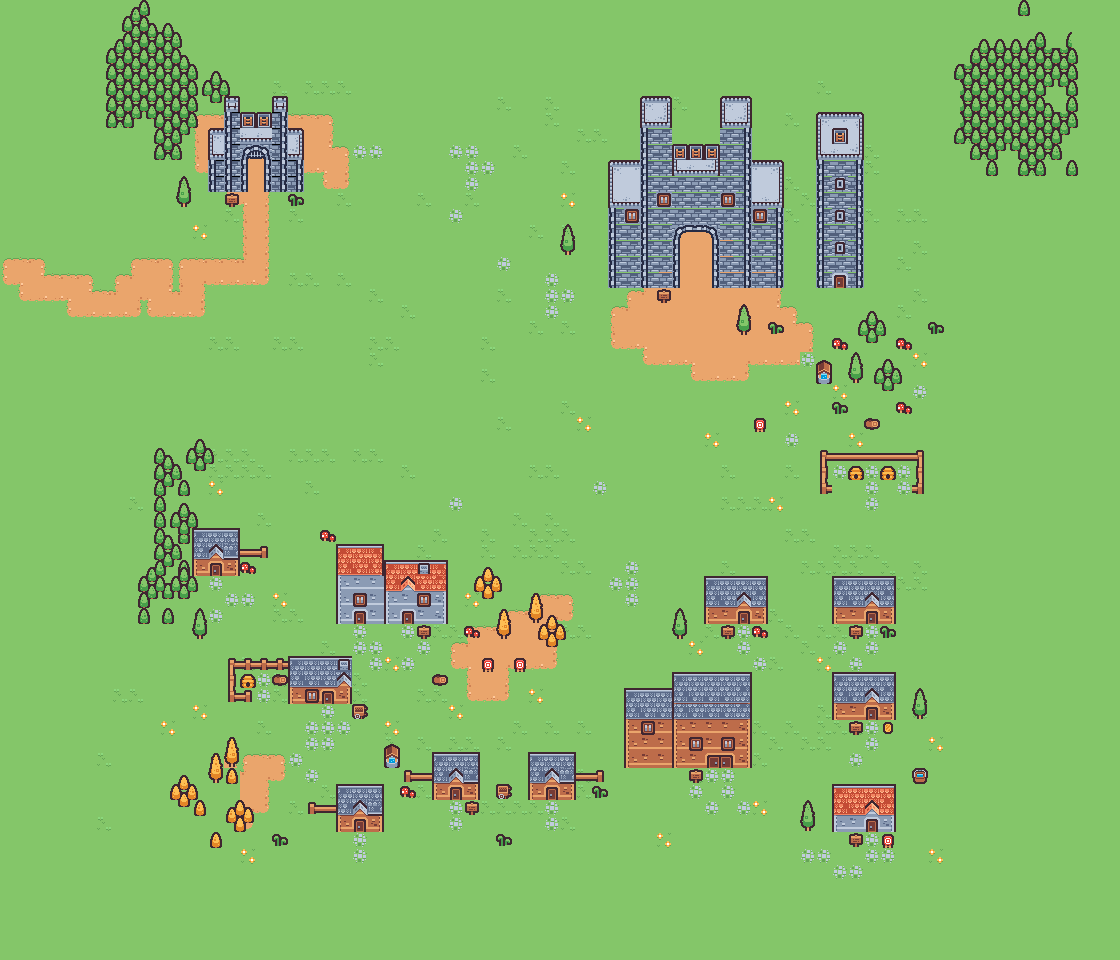

A 2D game scene composited from a Tiled map and its tileset images. What follows is a short description and the map's XML, with each tile layer's data collapsed to a summary:
An orthogonal 70x60 tile map with 16x16 px tiles, 10 tile layers (Tile Layer 1, Tile Layer 2, Tile Layer 3, casinhas, ...), 1 hidden layer not drawn and 9 objects.

<map version="1.10" tiledversion="1.10.1" orientation="orthogonal" renderorder="right-down" width="70" height="60" tilewidth="16" tileheight="16" infinite="0" nextlayerid="23" nextobjectid="30">
 <tileset firstgid="1" name="tileset" tilewidth="16" tileheight="16" tilecount="132" columns="12">
  <grid orientation="orthogonal" width="64" height="64" />
  <image source="images/tilemap/tileset.png" width="192" height="176" />
  <wangsets>
   <wangset name="Caminhos" type="mixed" tile="-1">
    <wangcolor name="" color="#ff0000" tile="-1" probability="1" />
    <wangtile tileid="12" wangid="0,0,1,1,1,0,0,0" />
    <wangtile tileid="13" wangid="0,0,1,1,1,1,1,0" />
    <wangtile tileid="14" wangid="0,0,0,0,1,1,1,0" />
    <wangtile tileid="24" wangid="1,1,1,1,1,0,0,0" />
    <wangtile tileid="25" wangid="1,1,1,1,1,1,1,1" />
    <wangtile tileid="26" wangid="1,0,0,0,1,1,1,1" />
    <wangtile tileid="36" wangid="1,1,1,0,0,0,0,0" />
    <wangtile tileid="37" wangid="1,1,1,0,0,0,1,1" />
    <wangtile tileid="38" wangid="1,0,0,0,0,0,1,1" />
    <wangtile tileid="39" wangid="1,1,1,1,1,1,1,0" />
    <wangtile tileid="40" wangid="1,0,1,1,1,1,1,1" />
    <wangtile tileid="41" wangid="1,1,1,0,1,1,1,1" />
    <wangtile tileid="42" wangid="1,1,1,1,1,0,1,1" />
   </wangset>
   <wangset name="Conjunto Sem Nome" type="mixed" tile="-1">
    <wangcolor name="" color="#ff0000" tile="-1" probability="1" />
    <wangtile tileid="6" wangid="0,1,1,1,1,1,0,0" />
    <wangtile tileid="7" wangid="0,0,0,0,1,0,0,0" />
    <wangtile tileid="8" wangid="0,0,0,0,1,1,1,1" />
    <wangtile tileid="18" wangid="0,1,1,1,0,0,0,0" />
    <wangtile tileid="19" wangid="1,1,1,1,1,1,1,1" />
    <wangtile tileid="20" wangid="0,0,0,0,0,1,1,1" />
    <wangtile tileid="30" wangid="1,1,1,1,0,0,0,1" />
    <wangtile tileid="31" wangid="1,0,0,0,0,0,0,1" />
    <wangtile tileid="32" wangid="1,1,0,0,0,1,1,1" />
   </wangset>
  </wangsets>
 </tileset>
 <layer id="1" name="Tile Layer 1" width="70" height="60">
  <data>[4200 cells, 4200 non-empty, 16 distinct tile ids]</data>
 </layer>
 <layer id="2" name="Tile Layer 2" width="70" height="60">
  <data>[4200 cells, 444 non-empty, 23 distinct tile ids]</data>
 </layer>
 <layer id="3" name="Tile Layer 3" width="70" height="60">
  <data>[4200 cells, 39 non-empty, 8 distinct tile ids]</data>
 </layer>
 <layer id="9" name="casinhas" width="70" height="60">
  <data>[4200 cells, 43 non-empty, 14 distinct tile ids]</data>
 </layer>
 <layer id="5" name="vilaCasinhas_fase2" width="70" height="60">
  <data>[4200 cells, 122 non-empty, 51 distinct tile ids]</data>
 </layer>
 <layer id="10" name="comercio" width="70" height="60">
  <data>[4200 cells, 139 non-empty, 35 distinct tile ids]</data>
 </layer>
 <layer id="11" name="Castelobranco_terra" width="70" height="60">
  <data>[4200 cells, 406 non-empty, 15 distinct tile ids]</data>
 </layer>
 <layer id="12" name="Castelobranco02" width="70" height="60">
  <data>[4200 cells, 123 non-empty, 15 distinct tile ids]</data>
 </layer>
 <layer id="13" name="Castelobranco3" width="70" height="60">
  <data>[4200 cells, 69 non-empty, 11 distinct tile ids]</data>
 </layer>
 <layer id="20" name="decoracaoExtra" width="70" height="60">
  <data>[4200 cells, 96 non-empty, 32 distinct tile ids]</data>
 </layer>
 <layer id="21" name="fase final" width="70" height="60" visible="0">
  <data>[4200 cells, 103 non-empty, 44 distinct tile ids]</data>
 </layer>
 <objectgroup id="22" name="Camada de Objetos 1" class="object">
  <object id="13" x="337.5" y="258" width="61.5" height="46.5" />
  <object id="14" x="288.5" y="433" width="63.5" height="46" />
  <object id="16" x="479.75" y="367.75" width="63.5" height="47.75" />
  <object id="18" x="421" y="370.75">
   <polygon points="-0.96875,-0.78125 58.9783,-0.771739 59,11.2826 7.05556,11.1833 6.98438,43.2344 -1.03125,43.2969" />
  </object>
  <object id="20" x="180" y="354.182" width="87.8182" height="12.1818" />
  <object id="21" x="194.091" y="369.909" width="11.8182" height="14.1818" />
  <object id="24" x="242.188" y="370" width="11.6875" height="13.9375" />
  <object id="26" x="337.188" y="320.688" width="13.75" height="14.3125" />
  <object id="27" x="416.043" y="272.043" width="16" height="14.913" />
 </objectgroup>
</map>
